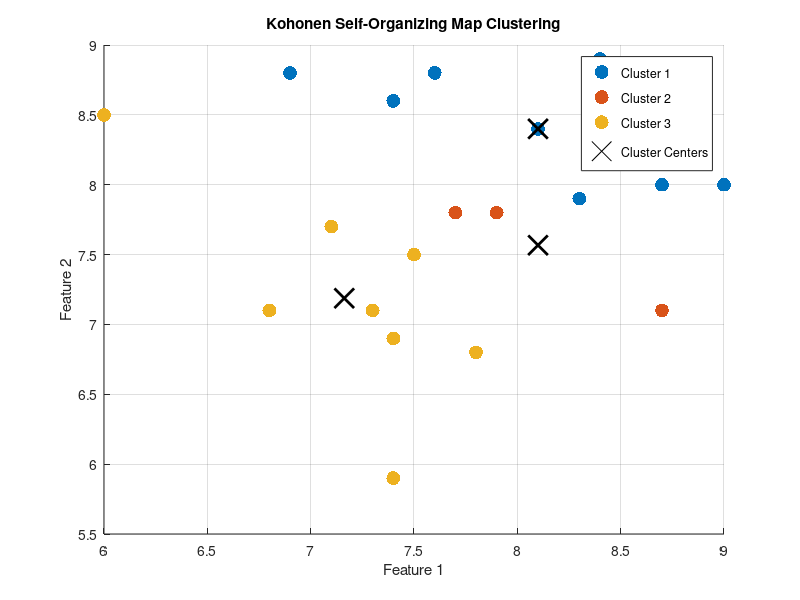

Source code (MATLAB):
% Load data
X = [8.1 8.4; 8.3 7.9; 7.7 7.8; 7.9 7.8; 7.4 8.6; 8.5 8.2; 6.8 7.1; 7.4 6.9;
     8.4 8.9; 7.6 8.8; 7.5 7.5; 7.8 6.8; 7.3 7.1; 8.7 8.0; 6.9 8.8; 9.0 8.0;
     6.0 8.5; 8.7 7.1; 7.1 7.7; 7.4 5.9];

% Network settings
num_neurons = 3; % Number of neurons (clusters)
input_dim = size(X, 2); % Input dimension
learning_rate = 0.1; % Learning rate
epochs = 300; % Number of epochs

% Initialize weights
weights = rand(num_neurons, input_dim); % Weights should match the dimension of X

% Normalize weights
for i = 1:size(weights, 1)
    weights(i, :) = weights(i, :) / norm(weights(i, :)); % Normalize each weight vector
end

% Train Kohonen network (Self-Organizing Map)
winner_idx_array = zeros(size(X, 1), 1); % Array to store the winning neuron index for each input

for epoch = 1:epochs
    for i = 1:size(X, 1)
        % Select current input vector
        x = X(i, :);
        
        % Calculate distances between input and all neurons (Euclidean distance)
        distances = sum((weights - repmat(x, size(weights, 1), 1)).^2, 2); % Use repmat for manual expansion
        [min_val, winner_idx] = min(distances); % Find the winning neuron
        
        % Store the index of the winning neuron
        winner_idx_array(i) = winner_idx;

        % Update weights of the winning neuron
        weights(winner_idx, :) = weights(winner_idx, :) + learning_rate * (x - weights(winner_idx, :));
        
        % Update weights of neighboring neurons
        for j = 1:num_neurons
            if j ~= winner_idx
                % You can adjust the neighborhood function here
                % For simplicity, we'll use a linear decay based on distance from the winner
                distance_from_winner = abs(j - winner_idx);
                neighborhood_factor = max(0, (1 - distance_from_winner / num_neurons)); % Example neighborhood function
                weights(j, :) = weights(j, :) + (learning_rate * neighborhood_factor) * (x - weights(j, :));
            end
        end
    end
    
    % Decrease learning rate
    learning_rate = learning_rate * 0.9; % Ensure it decays over epochs
end

% Clustering results
cluster_centers = zeros(num_neurons, input_dim); 
for j = 1:num_neurons
    cluster_points = X(winner_idx_array == j, :); 
    if ~isempty(cluster_points)
        cluster_centers(j, :) = mean(cluster_points, 1); 
    end
end


figure;
hold on;
colors = lines(num_neurons);

for j = 1:num_neurons
    cluster_points = X(winner_idx_array == j, :); 
    scatter(cluster_points(:, 1), cluster_points(:, 2), 100, colors(j, :), 'filled', 'DisplayName', sprintf('Cluster %d', j)); 
end


scatter(cluster_centers(:, 1), cluster_centers(:, 2), 200, 'k', 'x', 'LineWidth', 2, 'DisplayName', 'Cluster Centers');

title('Kohonen Self-Organizing Map Clustering');
xlabel('Feature 1');
ylabel('Feature 2');
legend;
grid on;
hold off;

% Display the number of elements in each cluster
for j = 1:num_neurons
    num_elements = sum(winner_idx_array == j);
    fprintf('Number of elements in Cluster %d: %d\n', j, num_elements);
end
